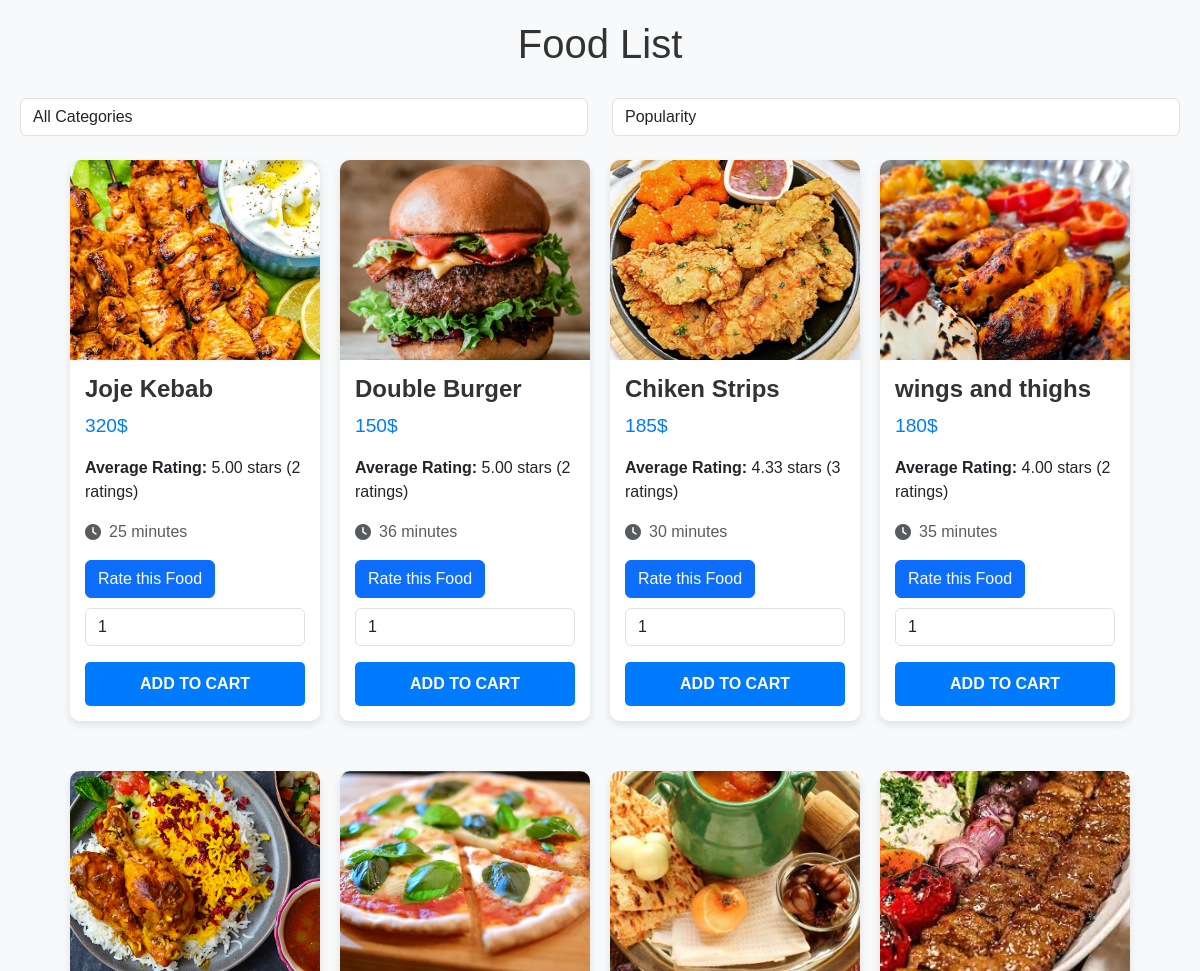
Page /customer/foods/ (signed in, upper part) on the earlier database version.
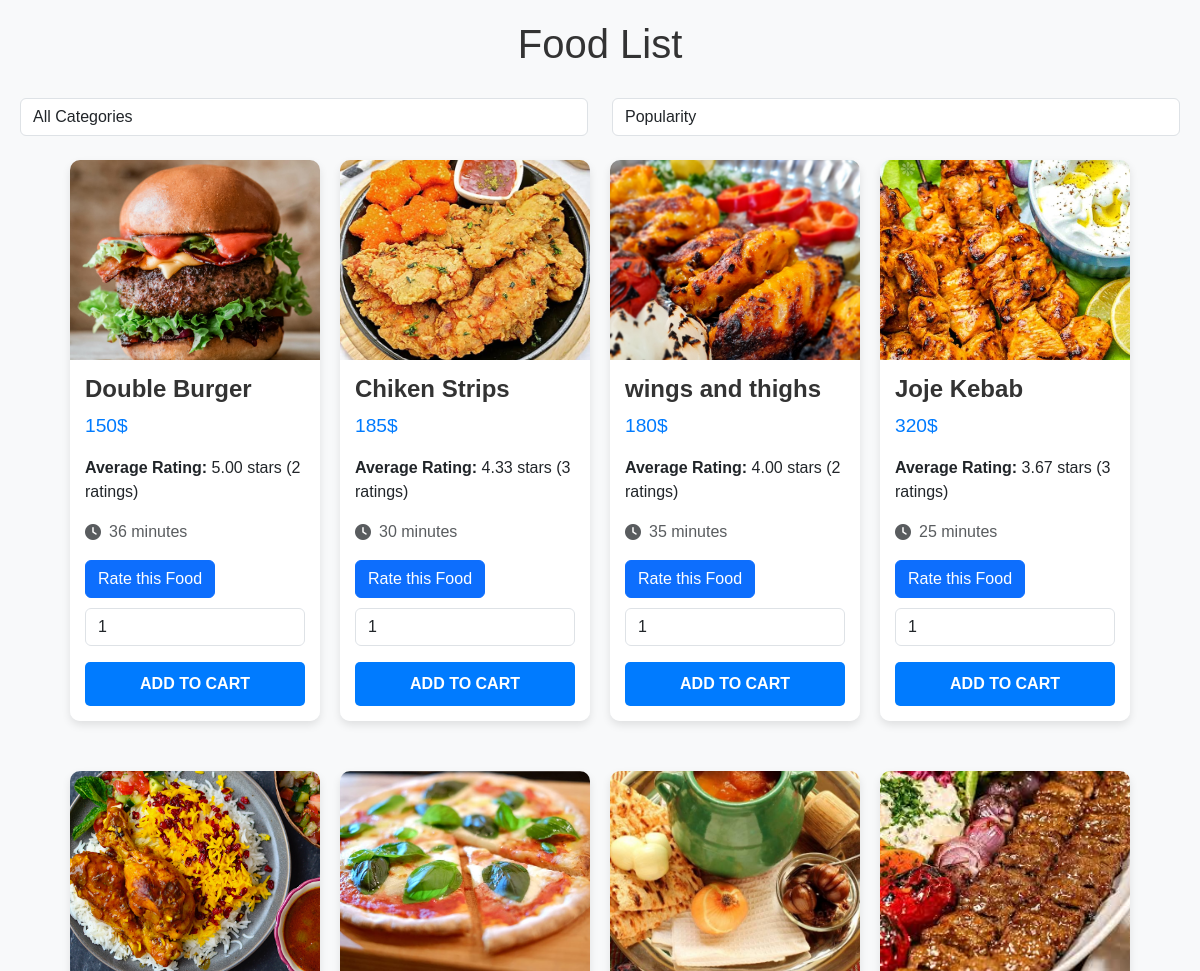
Same page on the later database version.
### main/models.py (models this page shows, shortened)
class Food(models.Model):
    CATEGORY_CHOICES = [
        ('irani', 'Irani'),
        ('kebab', 'Kebab'),
        ('pizza', 'Pizza'),
        ('burger', 'Burger'),
        ('strips', 'Strips'),
        ('salad', 'Salad'),
    ]
    name = models.CharField(max_length=100)
    description = models.TextField()
    price = models.PositiveIntegerField(default=0)
    image = models.ImageField(upload_to='food_images/', default='food_images/default_food.jpg')
    created_by = models.ForeignKey(settings.AUTH_USER_MODEL, on_delete=models.CASCADE)
    category = models.CharField(max_length=50, choices=CATEGORY_CHOICES, default='irani')
    stock = models.PositiveIntegerField(default=0)
    rating = models.DecimalField(max_digits=3, decimal_places=2, default=0.0, blank=True)
    rating_count = models.PositiveIntegerField(default=0)
    preparation_time = models.PositiveBigIntegerField(default=30)

### main/views.py (the view)
# urls.py: path('customer/foods/', CustomerFoodListView.as_view(), name='customer_food_list'),
class CustomerFoodListView(LoginRequiredMixin, TemplateView):
    template_name = 'customer/food_list.html'
    def get_context_data(self, **kwargs):
        categories = dict(Food.CATEGORY_CHOICES)
        selected_category = self.request.GET.get('category')
        sort_by = self.request.GET.get('sort_by', 'rating')
        foods = Food.objects.filter(category=selected_category) if selected_category else Food.objects.all()
        if sort_by == 'rating':
            foods = foods.order_by('-rating')
        elif sort_by == 'price_asc':
            foods = foods.order_by('price')
        elif sort_by == 'price_desc':
            foods = foods.order_by('-price')
        recommended_foods = recommend_foods(self.request.user)
        return {
            'foods': foods,
            'categories': categories,
            'selected_category': selected_category,
            'sort_by': sort_by,
            'recommended_foods': recommended_foods
        }

### main/views.py (called while the page is built)
def recommend_foods(customer):
    previous_orders = Order.objects.filter(customer=customer)
    previous_foods = Food.objects.filter(orderitem__order__in=previous_orders)
    categories = [food.category for food in previous_foods]
    return Food.objects.filter(category__in=categories).exclude(id__in=[food.id for food in previous_foods])

### main/templates/customer/food_list.html (shortened to what this page needs)
<!DOCTYPE html>
<html lang="en">
<head>
    <link href="https://cdn.jsdelivr.net/npm/bootstrap@5.3.0-alpha1/dist/css/bootstrap.min.css" rel="stylesheet">
    <link href="https://cdnjs.cloudflare.com/ajax/libs/font-awesome/6.0.0-beta3/css/all.min.css" rel="stylesheet">
</head>
<body>
    <h1>Food List</h1>
<div class="mb-4">
    <form method="GET" action="">
        <div class="row">
            <div class="col-md-6">
                <select name="category" class="form-control" onchange="this.form.submit()">
                    <option value="">All Categories</option>
                </select>
            </div>
            <div class="col-md-6">
                <select name="sort_by" class="form-control" onchange="this.form.submit()">
                    <option value="rating" {% if sort_by == 'rating' %}selected{% endif %}>Popularity</option>
                </select>
            </div>
        </div>
    </form>
</div>
    <div class="food-list">
        {% for food in foods %}
        <div class="food-item">
            <div class="food-card">
                <a href="{% url 'customer_food_detail' food.id %}">
                    <img src="{{ food.image.url }}" alt="{{ food.name }}">
                </a>
                <div class="food-card-body">
                    <h5 class="food-card-title">{{ food.name }}</h5>
                    <p class="food-card-price">{{ food.price }}$</p>
                    <p class="card-text">
                        <strong>Average Rating:</strong> {{ food.rating }} stars
                        ({{ food.rating_count }} ratings)
                    </p>
    <p class="card-text text-muted d-flex align-items-center">
        <i class="fas fa-clock me-2"></i> {{ food.preparation_time }} minutes
    </p>
                    <a href="{% url 'rate_food' food.id %}" class="btn btn-primary">Rate this Food</a>
                    {% if food.stock > 0 %}
                    <form method="POST" action="{% url 'customer_add_to_cart' food.id %}">
                        <input type="number" name="quantity" value="1" min="0" class="form-control mb-3">
                        <button type="submit">Add to Cart</button>
                    </form>
                    {% else %}
                    <button class="btn btn-secondary w-100" disabled>Out of Stock</button>
                    {% endif %}
                </div>
            </div>
        </div>
        {% endfor %}
    </div>
</body>
</html>

Differences in the rows shown:
changed Food "Joje Kebab": rating "5.00" → "3.67"; rating_count "2" → "3"; moves down the list
